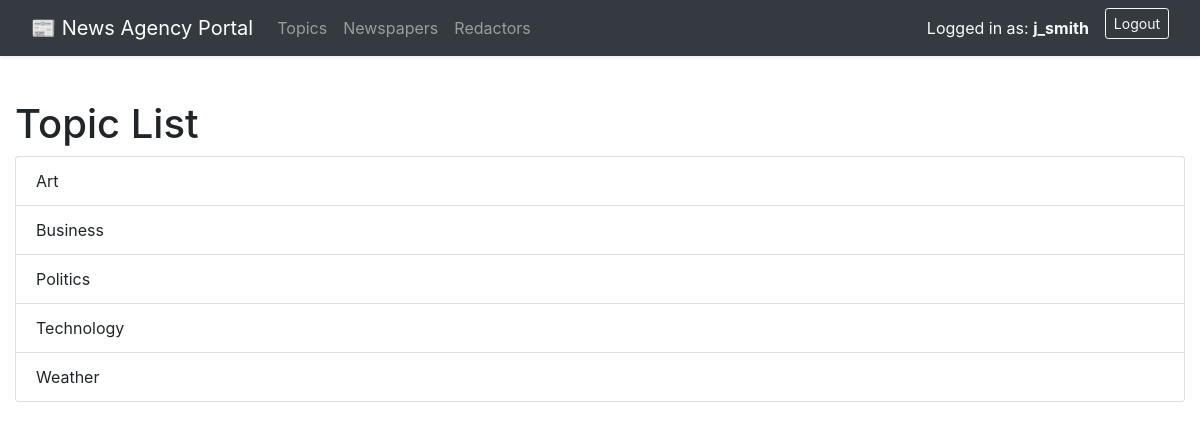
The app's page /topics/ (signed in) with its own data.
### agency/models.py (models this page shows, shortened)
class Redactor(AbstractUser):
    years_of_experience = models.IntegerField(default=0)
    class Meta:
        verbose_name = "redactor"
        verbose_name_plural = "redactors"

class Topic(models.Model):
    name = models.CharField(max_length=255, unique=True)
    class Meta:
        ordering = ["name"]

### agency/views.py (the view)
# urls.py: path("topics/", TopicListView.as_view(), name="topic-list"),
class TopicListView(LoginRequiredMixin, generic.ListView):
    model = Topic
    context_object_name = "topic_list"
    template_name = "agency/topic_list.html"
    paginate_by = 5
    def get_queryset(self):
        queryset = Topic.objects.all().order_by("name")
        form = NewspaperSearchForm(self.request.GET)
        query = self.request.GET.get("title")
        if query:
            queryset = queryset.filter(name__icontains=query)
        return queryset

### templates/agency/topic_list.html
{% extends "base.html" %}
{% block content %}
  <h1>Topic List</h1>
  <ul class="list-group">
    {% for topic in topic_list %}
      <li class="list-group-item">{{ topic.name }}</li>
    {% empty %}
      <li class="list-group-item">No topics available.</li>
    {% endfor %}
  </ul>
{% endblock %}

### templates/base.html (shortened to what this page needs)
<!DOCTYPE html>
<html lang="en">
<head>
  <link rel="stylesheet" href="https://cdn.jsdelivr.net/npm/bootstrap@4.6.2/dist/css/bootstrap.min.css">
</head>
<body>
<nav class="navbar navbar-expand-lg navbar-dark bg-dark mb-4 shadow-sm">
  <div class="container-fluid">
    <a class="navbar-brand" href="{% url 'agency:index' %}">📰 News Agency Portal</a>
    <div class="collapse navbar-collapse" id="navbarNav">
      <ul class="navbar-nav mr-auto">
        <li class="nav-item"><a class="nav-link" href="{% url 'agency:topic-list' %}">Topics</a></li>
        <li class="nav-item"><a class="nav-link" href="{% url 'agency:newspaper-list' %}">Newspapers</a></li>
        <li class="nav-item"><a class="nav-link" href="{% url 'agency:redactor-list' %}">Redactors</a></li>
      </ul>
      <ul class="navbar-nav ml-auto">
        {% if user.is_authenticated %}
          <li class="nav-item">
            <span class="nav-link text-light">
              Logged in as: <strong>{{ user.username }}</strong>
            </span>
          </li>
          <li class="nav-item">
            <form action="{% url 'logout' %}" method="post" class="form-inline ml-2">
              <button type="submit" class="btn btn-outline-light btn-sm">Logout</button>
            </form>
          </li>
        {% else %}
          <li class="nav-item">
            <a class="btn btn-outline-light btn-sm" href="{% url 'login' %}">Login</a>
          </li>
        {% endif %}
      </ul>
    </div>
  </div>
</nav>
<div class="container-fluid">
  <div class="row">
    <div class="{% if user.is_staff %}col-md-9 col-lg-10{% else %}col-12{% endif %} main-content">
      {% block content %}{% endblock %}
    </div>
  </div>
</div>
</body>
</html>

### templates/base.html (style rules this page uses)
.main-content { transition: all 0.3s ease; padding-top: 20px; }

### records on screen
Redactor: username "j_smith"
Topic: name "Art"
Topic: name "Business"
Topic: name "Politics"
Topic: name "Technology"
Topic: name "Weather"
